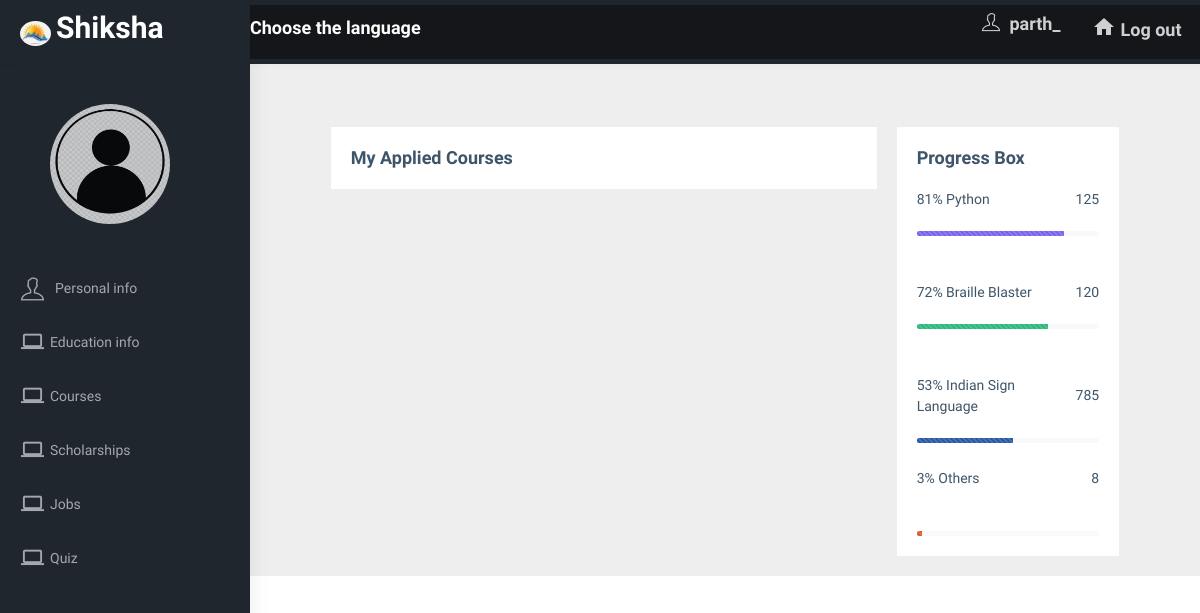
Page /filess/profile_student.php (signed in) on the earlier database version.
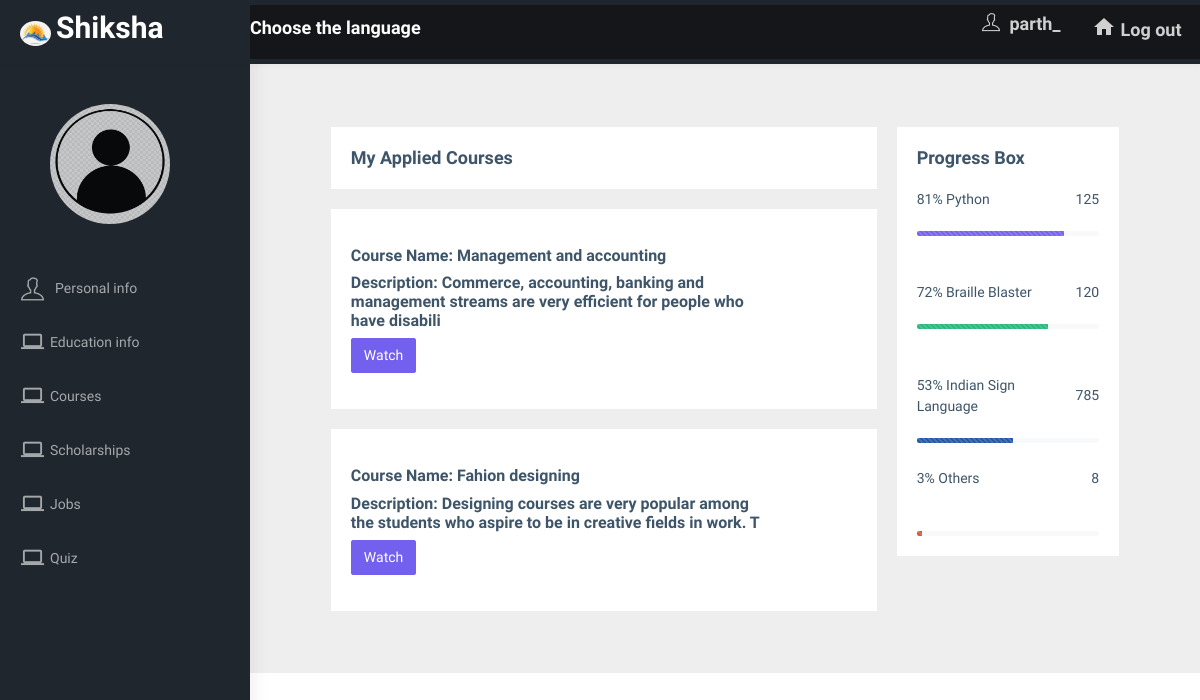
Same page on the later database version.
### tables this page shows
CREATE TABLE `enrolled_courses` (
  `id` int(100) NOT NULL,
  `user_name` varchar(100) DEFAULT NULL,
  `course_n` int(50) DEFAULT NULL
);

CREATE TABLE `courses` (
  `id` int(11) NOT NULL,
  `course_name` varchar(100) DEFAULT NULL,
  `Course_Description` varchar(100) DEFAULT NULL,
  `course_duration` varchar(10) DEFAULT NULL,
  `course_link` varchar(100) DEFAULT NULL,
  `course_fees` int(10) DEFAULT NULL,
  `applicable_for` varchar(100) DEFAULT NULL,
  `Flag` int(10) NOT NULL DEFAULT 0,
  `user_name` varchar(50) DEFAULT NULL
);

### filess/profile_student.php (the view, shortened to what the changed rows need)
<?php
$con=mysqli_connect('localhost','root','','Abhyuday');
$user_name = $_SESSION['user_name'];
$query=$con->prepare("SELECT * FROM `enrolled_courses` WHERE `user_name`= '$user_name'");
$query->execute();
$run= $query->get_result();
?>
<!DOCTYPE html>
<html dir="ltr" lang="en">
<head>
    <link rel="stylesheet" type="text/css" href="../assets/libs/select2/dist/css/select2.min.css">
    <link rel="stylesheet" type="text/css" href="../assets/libs/jquery-minicolors/jquery.minicolors.css">
    <link rel="stylesheet" type="text/css" href="../assets/libs/bootstrap-datepicker/dist/css/bootstrap-datepicker.min.css">
    <link rel="stylesheet" type="text/css" href="../assets/libs/quill/dist/quill.snow.css">
    <link href="../dist/css/style.min.css" rel="stylesheet">
</head>
<body>
    <div id="main-wrapper">
      <header class="topbar" data-navbarbg="skin5">
        <nav class="navbar top-navbar navbar-expand-md navbar-dark">
            <div class="navbar-header" data-logobg="dark">
                <a class="navbar-brand" href="">
                          <span class="logo-text">
                          <h2>Shiksha</h2>
                  </a>
            </div>
          </nav>
    </header>
        <div class="page-wrapper">
          <div class ="row">
            <div class="col-lg-7">
              <br>
              <br>
              <br>
       <?php
       while($res=$run->fetch_assoc())
       { ?>
              <div class="card">
                <div class="card-body">
                      <div class="row">
                          <div class="col-sm-10 col-md-10 col-xs-10 col-lg-10"></div>
                        <div class="col-sm-10 col-md-10 col-xs-10 col-lg-10">
                       <p class="card-text">
                       <?php
                       $course_n = $res['course_n'];
                       $query_courses="SELECT * FROM `courses` WHERE `id`= '$course_n' ";
                       $run_courses=mysqli_query($con, $query_courses);
                       $res_courses=mysqli_fetch_assoc($run_courses);
                       echo "<h5> Course Name: " .$res_courses['course_name']. "</h5>";
                       echo "<h5>Description: " .$res_courses['Course_Description']. "</h5>";
                         ?>
                         <a href="my_course.php?watch=<?php echo $res_courses['id']; ?>" class="btn btn-primary ">Watch</a>
                     </p>
                   </div>
                   <div class="col-sm-1 col-md-1 col-xs-1 col-lg-1"></div>
                   <br>
             </div>
             </div>
           </div>
         <?php } ?>
              <br>
              <br>
            </div>
        </div>
       </div>
</body>
</html>

Differences in the rows shown:
added enrolled_courses: courses.course_name "Management and accounting", courses.Course_Description "Commerce, accounting, banking and management streams are very efficient for people who have disabili"
added enrolled_courses: courses.course_name "Fahion designing", courses.Course_Description "Designing courses are very popular among the students who aspire to be in creative fields in work. T"
